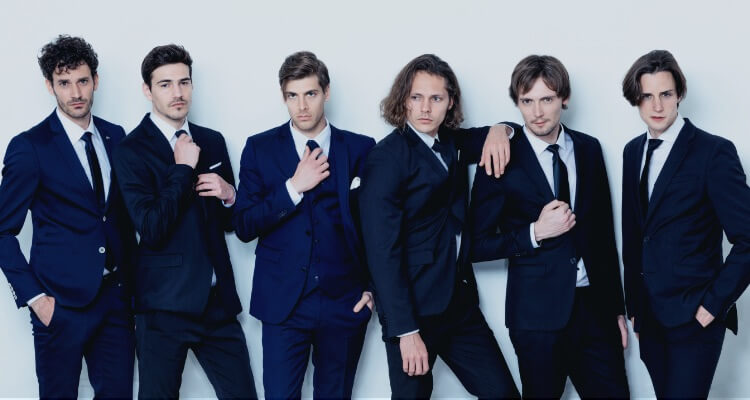
#> input picture test.jpg, 750 x 400 px, found by its file name
$ python -i reply_image_create.py   (imports and definitions only)
#> lines starting #> are read from the running program, lines starting #| are printed output that depends on the picture
import cv2
import numpy as np
from PIL import Image

# 画像のオーバーレイ
def overlayImage(src, overlay, location):
    overlay_height, overlay_width = overlay.shape[:2]

    # 背景をPIL形式に変換
    src = cv2.cvtColor(src, cv2.COLOR_BGR2RGB)
    pil_src = Image.fromarray(src)
    pil_src = pil_src.convert('RGBA')

    # オーバーレイをPIL形式に変換
    overlay = cv2.cvtColor(overlay, cv2.COLOR_BGRA2RGBA)
    pil_overlay = Image.fromarray(overlay)
    pil_overlay = pil_overlay.convert('RGBA')

    # 画像を合成
    pil_tmp = Image.new('RGBA', pil_src.size, (255, 255, 255, 0))
    pil_tmp.paste(pil_overlay, location, pil_overlay)
    result_image = Image.alpha_composite(pil_src, pil_tmp)

    # OpenCV形式に変換
    return cv2.cvtColor(np.asarray(result_image), cv2.COLOR_RGBA2BGRA)


def main(file_path):
#> called with file_path = 'test.jpg'
    try:
        # ダウンロードしたファイルを指定
        cascade = cv2.CascadeClassifier('haarcascade_frontalface_alt.xml')
        # 検出する画像ファイル読み込み
        image = cv2.imread("static/" + file_path, cv2.IMREAD_COLOR)
#> image is the input picture: shape (400, 750, 3); mean B, G, R 110.1, 93.4, 86.6
        gray = cv2.cvtColor(image, cv2.COLOR_BGR2GRAY)
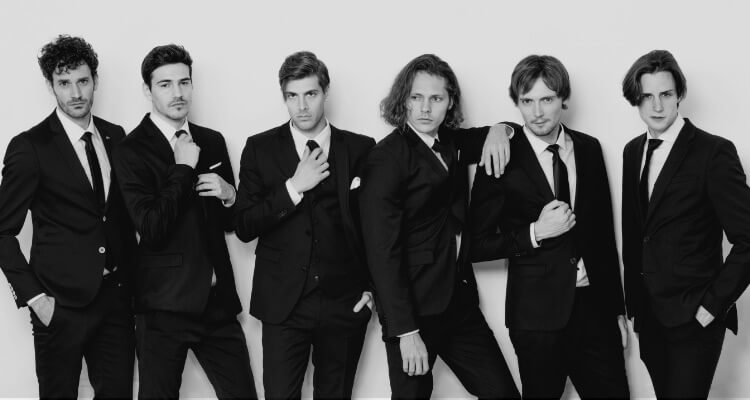
#> gray: shape (400, 750); min 0, max 242, mean 93.3
        gray = cv2.equalizeHist(gray)
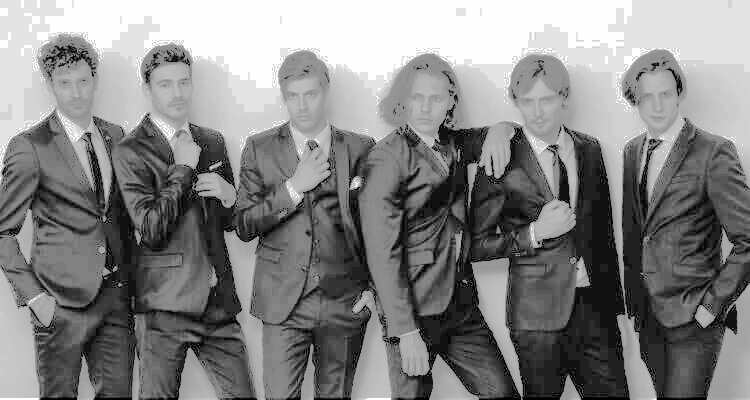
#> gray: shape (400, 750); min 0, max 255, mean 131.5

        #cv2.imwrite('grayscale.png', gray)
        # 検出実行
        faces = cascade.detectMultiScale(gray,
                                            # detector options
                                            scaleFactor = 1.1,
                                            minNeighbors = 5,
                                            minSize = (24, 24))
#> faces = [[279, 78, 48, 48], [632, 77, 51, 51], [401, 79, 50, 50], [515, 84, 47, 47], [149, 64, 53, 53], [51, 65, 49, 49]]
        # 検出結果を描画
        for (x, y, w, h) in faces:
            # cv2.rectangle(image, (x, y), (x + w, y + h), (0, 0, 255), 2)
            # 重ねる画像
            img = cv2.imread("sabal_mask.png", cv2.IMREAD_UNCHANGED)

            # 画像重ねる。位置調整。サイズ調整
            size = (w*2, h*2+30)
#> size = (96, 126)
            img = cv2.resize(img, size)

            # 画像のオーバーレイ
            image = overlayImage(image, img, (x - int(w / 2), y - int(h + 20)))
        # 結果を出力
        cv2.imwrite("static/" + file_path, image)

    except Exception as e:
        print(e)
    return 'OK'

>>> result = main('test.jpg')
